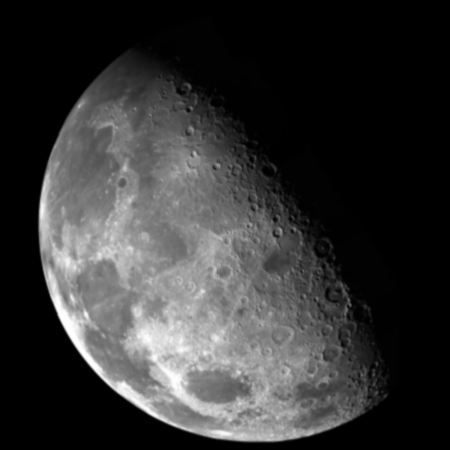
#> input picture homework04/image/4-1.png, 450 x 450 px
$ python hw4-1-1.py
#> lines starting #> are read from the running program, lines starting #| are printed output that depends on the picture
import numpy as np
from PIL import Image
import os
import matplotlib.pyplot as plt

def frequency_filter_smooth_one_channel(d0, channel_array):
    """
    Parameter:
        d0: cutoff frequency for Gaussian lowpass filter
        channel_array: single channel array
    Return:
        smooth_channel_array: smoothed channel array
        original_spectrum: log-magnitude of original frequency domain
        filtered_spectrum: log-magnitude of filtered frequency domain
    """
    channel = channel_array.astype(np.float32)
    M, N = channel.shape

    # Step 1: Padding
    P, Q = 2 * M, 2 * N
    fp = np.zeros((P, Q), dtype=np.float32)
    fp[0:M, 0:N] = channel

    # Step 2: Centering and DFT
    x, y = np.arange(P), np.arange(Q)
    X, Y = np.meshgrid(x, y, indexing='ij')
    center_matrix = (-1) ** (X + Y)
    fp_centered = fp * center_matrix
    F = np.fft.fft2(fp_centered)
    original_spectrum = np.log(np.abs(F) + 1)

    # Step 3: Filtering
    u, v = np.arange(P), np.arange(Q)
    U, V = np.meshgrid(u, v, indexing='ij')
    center_u, center_v = P / 2, Q / 2
    distance_square = (U - center_u) ** 2 + (V - center_v) ** 2
    H = np.exp(- distance_square / (2 * d0 ** 2))
    G = F * H
    filtered_spectrum = np.log(np.abs(G) + 1)

    # Step 4: Inverse transform and de-centering
    gp_prim = np.fft.ifft2(G)
    gp = np.real(gp_prim * center_matrix)

    # Step 5: Cropping
    g = np.clip(gp[0: M, 0: N], 0, 255)
    smooth_channel_array = g.astype(channel_array.dtype)

    return smooth_channel_array, original_spectrum, filtered_spectrum

def frequency_filter_smooth(image_path, d0, save=True, plot=True):
    """
    Parameter:
        image_path: path of image to smooth
        d0: cutoff frequency for Gaussian lowpass filter
        save: save smoothed image and spectrum comparison
        plot: plot comparison figure
    Return:
        smooth_image_array: smoothed image array
    """
#> called with image_path = 'image/4-1.png', d0 = 100, save = True, plot = True
    image = Image.open(image_path)
#> image is the input picture: PIL image 450x450 RGBA; mean R, G, B, A 53, 53, 53, 255
    image_array = np.array(image)

    if image_array.ndim == 2:
        smooth_image_array, original_spectrum, filtered_spectrum = frequency_filter_smooth_one_channel(d0, image_array)
    else:
        smooth_image_array = np.zeros_like(image_array)
        for channel in range(image_array.shape[2]):
            smooth_image_array[:, :, channel], _, _ = frequency_filter_smooth_one_channel(d0, image_array[:, :, channel])
            if channel == 0:
                _, original_spectrum, filtered_spectrum = frequency_filter_smooth_one_channel(d0, image_array[:, :, channel])
#> this loop made 4 passes
#> pass 1, in frequency_filter_smooth_one_channel, `fp_centered = fp * center_matrix`:
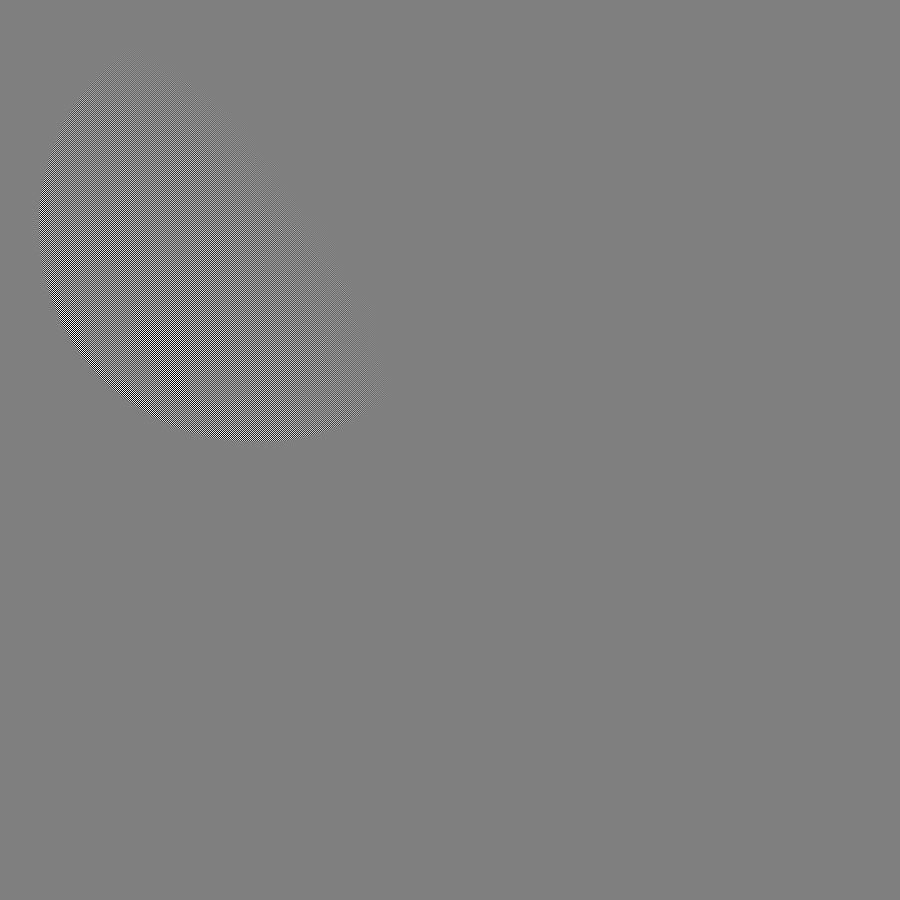
#> fp_centered: shape (900, 900) float64; min -254, max 254, mean 0; drawn with min black and max white
#> pass 1, in frequency_filter_smooth_one_channel, `original_spectrum = np.log(np.abs(F) + 1)`:
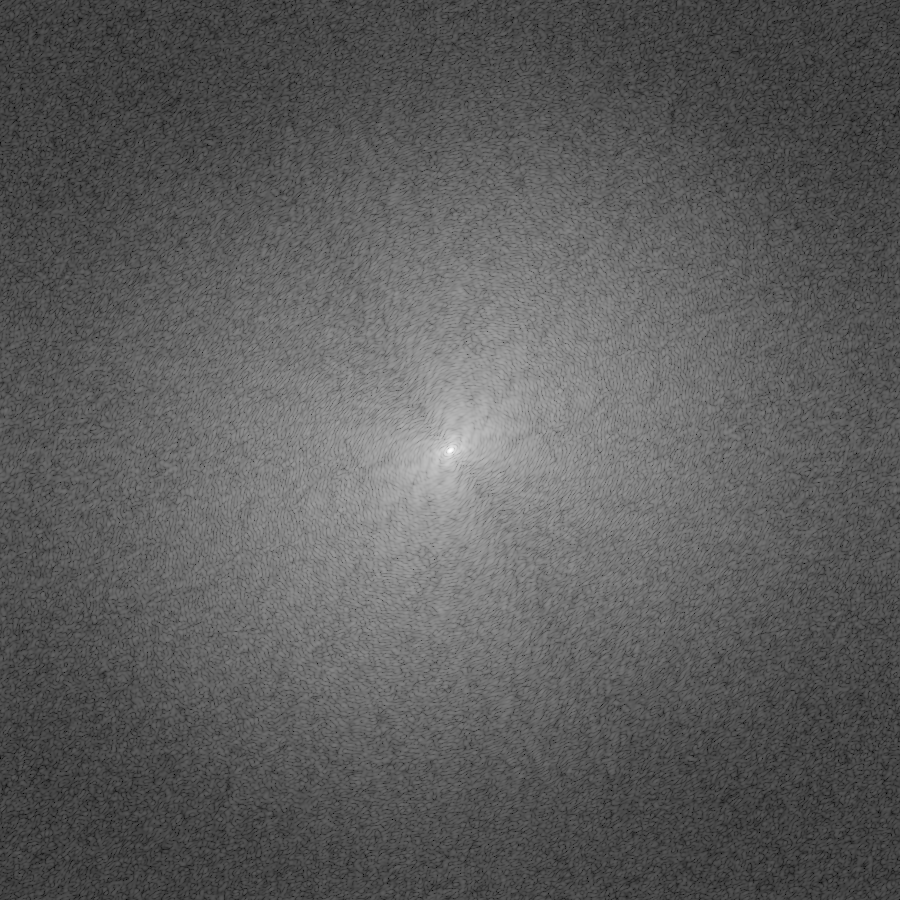
#> original_spectrum: shape (900, 900) float64; min 0.326, max 16.19, mean 6.11; drawn with min black and max white
#> pass 1, in frequency_filter_smooth_one_channel, `filtered_spectrum = np.log(np.abs(G) + 1)`:
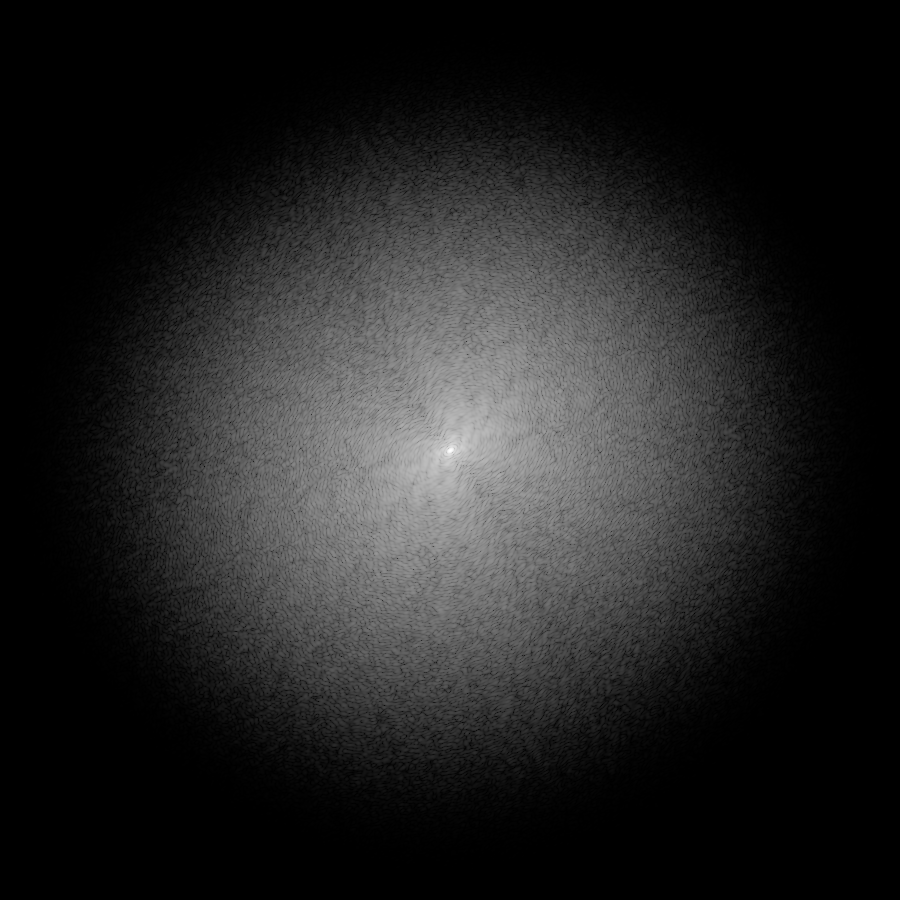
#> filtered_spectrum: shape (900, 900) float64; min 4.86e-09, max 16.19, mean 2.18; drawn with min black and max white
#> after the loop:
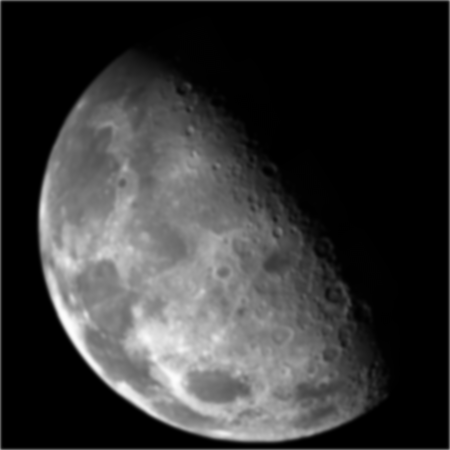
#> smooth_image_array: shape (450, 450, 4); mean R, G, B, A 52.7, 52.7, 52.7, 253.3; transparent parts drawn white

    image_dir = "image"
    file_name = os.path.basename(image_path)

    if save:
        output_name = f"smooth_{d0}_{file_name}"
#> output_name = 'smooth_100_4-1.png'
        save_path = os.path.join(image_dir, output_name)
        output_image = Image.fromarray(smooth_image_array.astype(np.uint8))
        output_image.save(save_path)

    if plot:
        fig, axes = plt.subplots(2, 2, figsize=(8, 8))

        axes[0, 0].imshow(image_array, cmap='gray' if image_array.ndim == 2 else None)
        axes[0, 0].set_title('original image')
        axes[0, 0].axis('off')

        axes[0, 1].imshow(smooth_image_array.astype(np.uint8), cmap='gray' if image_array.ndim == 2 else None)
        axes[0, 1].set_title(f'smoothed image (d0={d0})')
        axes[0, 1].axis('off')

        axes[1, 0].imshow(original_spectrum, cmap='gray')
        axes[1, 0].set_title('original spectrum (log magnitude)')
        axes[1, 0].axis('off')

        axes[1, 1].imshow(filtered_spectrum, cmap='gray')
        axes[1, 1].set_title('filtered spectrum (log magnitude)')
        axes[1, 1].axis('off')

        plt.tight_layout()
        plt.savefig(os.path.join(image_dir, f"comparison_smooth_{d0}_{file_name}"), bbox_inches='tight', dpi=150)
        plt.close()

    return smooth_image_array

if __name__ == "__main__":

    d0 = 100
    image_path = os.path.join("image", "4-1.png")
    frequency_filter_smooth(image_path, d0, save=True, plot=True)
